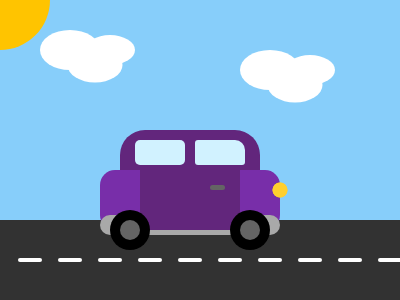
Frame 1 (no input)
Frame 60 (no input): identical to frame 1, image omitted
Frame 120 (the mouse pressed at the canvas centre since frame 60): identical to frame 1, image omitted

The p5.js sketch that drew this single still picture (run headless with seeded random() and noise() and a simulated clock; from frame 60 on, the mouse is pressed at the canvas centre):

// p5.js sketch
// ── sketch.js
function setup() {
  createCanvas(400, 300);
}

function draw() {
  background(135, 206, 250); // Sky blue

  noStroke(); // No outline for soft shapes
  
  // Sun
  fill(255, 196, 0);
  ellipse(0, 0, 100);

  // Clouds
  fill(255);
  ellipse(70, 50, 60, 40);
  ellipse(110, 50, 50, 30);
  ellipse(95, 65, 55, 35);

  ellipse(270, 70, 60, 40);
  ellipse(310, 70, 50, 30);
  ellipse(295, 85, 55, 35);

  // Road
  fill(50);
  rect(0, 220, width, 80);

  stroke(255);
  strokeWeight(4);
  for (let i = 20; i < width; i += 40) {
    line(i, 260, i + 20, 260); // Dashed lane markings
  }

  noStroke();

  // Roof
  fill(98, 38, 124);
  rect(120, 130, 140, 50, 100, 100, 0, 0);
  

  // Car body
  fill(120, 46, 169);
  rect(100, 170, 180, 60, 15); // Car body
  
  
  // Car body down
  fill(169);
  rect(100, 215, 180, 20, 10); // Car body

  
  // Windows
  fill(209, 242, 255,);
  rect(135, 140, 50, 25, 5); // Front window
  rect(195, 140, 50, 25, 3, 10, 3, 3); // Back window
  

  // Door
  fill(98, 38, 124);
  rect(140, 170, 100, 60, );

  // Door handle
  fill(100);
  rect(210, 185, 15, 5, 3);

  // Headlights
  fill(255, 207, 46);
  ellipse(280, 190, 15, 15); 
  ellipse(280, 190, 15, 15); 

  // Wheels
  fill(0);
  ellipse(130, 230, 40);
  ellipse(250, 230, 40);


// small Wheels
  fill(100);
  ellipse(130, 230, 20);
  ellipse(250, 230, 20);
}
